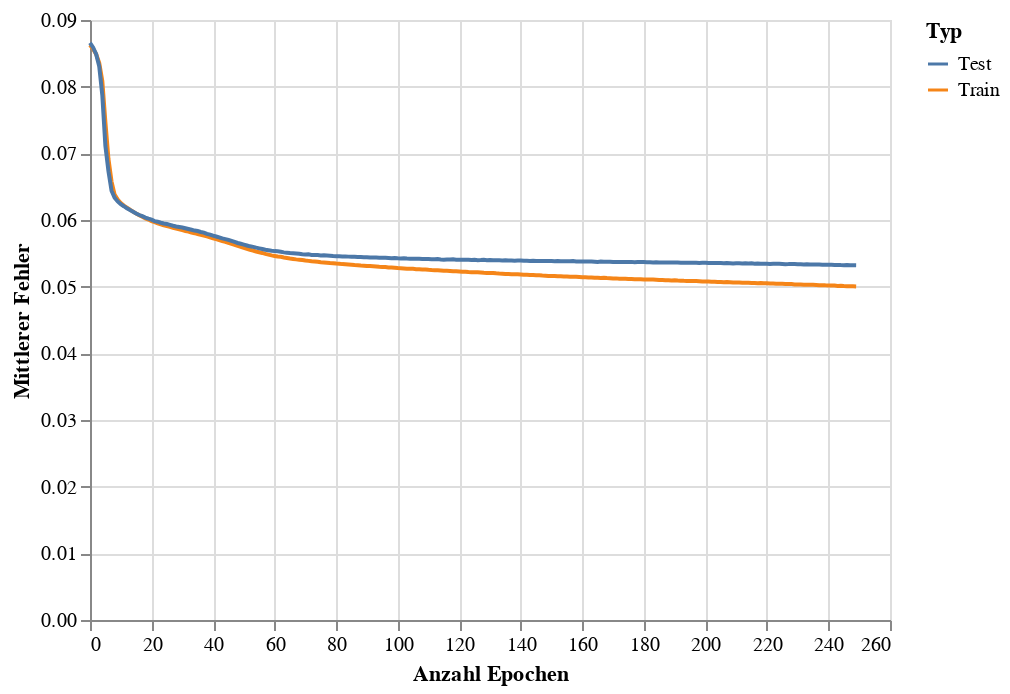

Write notebook code for a chart like this one.
### Code cell
train_eval_loss_chart = alt.Chart(loss_df).mark_line().encode(
    x = alt.X('Epoch', title='Anzahl Epochen'),
    y = alt.Y('Loss',title='Mittlerer Fehler'),
    color = alt.Color('Type',title='Typ')
)
train_eval_loss_chart

### Figure 1 — Vega-Lite specification as saved in the notebook (floating-point values rounded to 4 significant figures; data arrays with more than 128 entries replaced by an {"elided": "..."} marker saying what was removed)
{"config": {"view": {"continuousWidth": 400, "continuousHeight": 300}}, "data": {"name": "data-6476d9569f5b67e1835b2a154fa59ae2"}, "mark": "line", "encoding": {"color": {"field": "Type", "title": "Typ", "type": "nominal"}, "x": {"field": "Epoch", "title": "Anzahl Epochen", "type": "quantitative"}, "y": {"field": "Loss", "title": "Mittlerer Fehler", "type": "quantitative"}}, "$schema": "https://vega.github.io/schema/vega-lite/v4.17.0.json", "datasets": {"data-6476d9569f5b67e1835b2a154fa59ae2": {"elided": "500 records"}}}
